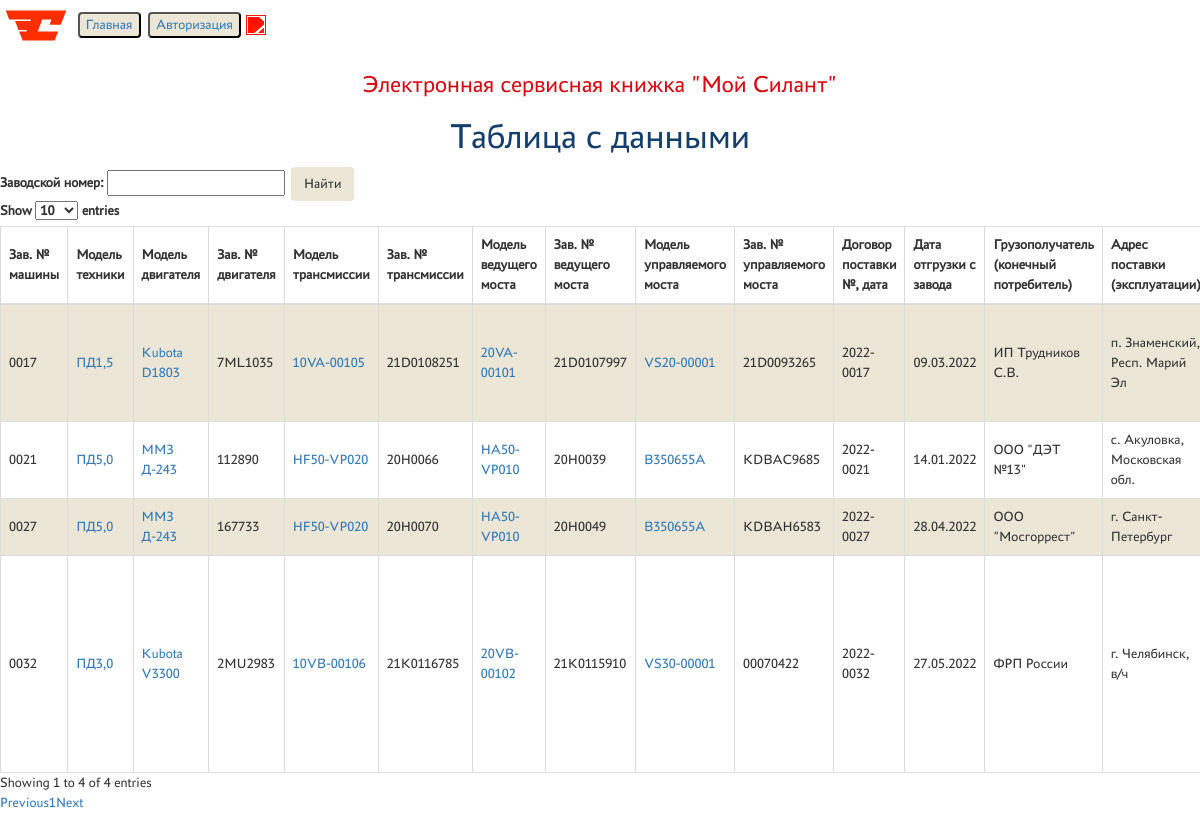
The page / on the database its author committed.
### service_portal/models.py (models this page shows, shortened)
class Vehicle(models.Model):
    vehicle_serial_number = models.CharField(max_length=255)
    vehicle_model = models.ForeignKey('DirectoryVehicleModel', on_delete=models.CASCADE)
    vehicle_engine_model = models.ForeignKey('DirectoryVehicleEngineModel', on_delete=models.CASCADE)
    vehicle_engine_serial_number = models.CharField(max_length=255)
    vehicle_transmission_model = models.ForeignKey('DirectoryVehicleTransmissionModel', on_delete=models.CASCADE)
    vehicle_transmission_serial_number = models.CharField(max_length=255)
    vehicle_live_axle_model = models.ForeignKey('DirectoryVehicleLiveAxleModel', on_delete=models.CASCADE)
    vehicle_live_axle_serial_number = models.CharField(max_length=255)
    vehicle_dead_axle_model = models.ForeignKey('DirectoryVehicleDeadAxleModel', on_delete=models.CASCADE)
    vehicle_dead_axle_serial_number = models.CharField(max_length=255)
    vehicle_invoice = models.CharField(null=True, blank=True, max_length=255)
    vehicle_shipping_date = models.DateField()
    vehicle_end_user = models.CharField(max_length=255)
    vehicle_shipping_address = models.CharField(max_length=255)
    vehicle_options = models.CharField(max_length=255)
    vehicle_client = models.ForeignKey('DirectoryClientsModel', on_delete=models.CASCADE)
    vehicle_service_provider = models.ForeignKey('DirectoryServiceProvider', on_delete=models.CASCADE)
    class Meta:
        verbose_name_plural = 'Vehicles'
        verbose_name = 'Vehicle'
        ordering = ['-vehicle_shipping_date']

class DirectoryVehicleModel(models.Model):
    directory_vehicle_model = models.CharField(max_length=255)
    directory_vehicle_model_description = models.TextField()
    def __str__(self):
        return self.directory_vehicle_model
    class Meta:
        verbose_name_plural = 'Vehicle Models'
        verbose_name = 'Vehicle Model'

class DirectoryVehicleEngineModel(models.Model):
    directory_vehicle_engine_model = models.CharField(max_length=255)
    directory_vehicle_engine_model_description = models.TextField()
    def __str__(self):
        return self.directory_vehicle_engine_model

class DirectoryVehicleTransmissionModel(models.Model):
    directory_vehicle_transmission_model = models.CharField(max_length=255)
    directory_vehicle_transmission_model_description = models.TextField()
    def __str__(self):
        return self.directory_vehicle_transmission_model

class DirectoryVehicleLiveAxleModel(models.Model):
    directory_vehicle_live_axle_model = models.CharField(max_length=255)
    directory_vehicle_live_axle_model_description = models.TextField()
    def __str__(self):
        return self.directory_vehicle_live_axle_model

class DirectoryVehicleDeadAxleModel(models.Model):
    directory_vehicle_dead_axle_model = models.CharField(max_length=255)
    directory_vehicle_dead_axle_model_description = models.TextField()
    def __str__(self):
        return self.directory_vehicle_dead_axle_model

### service_portal/views.py (the view)
# urls.py: path('', index, name='index'),
def index(request):
    form = VehicleFilterForm(request.GET)
    vehicles = Vehicle.objects.all()
    if form.is_valid():
        vehicle_serial_number = form.cleaned_data['vehicle_serial_number']
        if vehicle_serial_number:
            vehicles = vehicles.filter(vehicle_serial_number__icontains=vehicle_serial_number)
    return render(request, 'service_portal/index.html', {'vehicles': vehicles, 'form': form})

### service_portal/forms.py
class VehicleFilterForm(forms.Form):
    vehicle_serial_number = forms.CharField(label='Заводской номер', max_length=100, required=False)
    fields = ['__all__']
    def __init__(self, *args, **kwargs):
        self.instance = kwargs.pop('instance', None)
        super().__init__(*args, **kwargs)

### service_portal/models.py (called while the page is built)
    def __str__(self):
        return self.directory_clients_model

    def __str__(self):
        return self.directory_service_provider

### service_portal/templates/service_portal/index.html (shortened to what this page needs)
{% extends "layout/basic.html" %}
{% load static %}
{% load custom_filters %}
{% block nav %}
<button><a href="{% url 'index' %}">Главная</a></button>
<button><a href="{% url 'login' %}">Авторизация</a></button>
{% endblock %}
{% block content %}
<h1>Таблица с данными</h1>
    <form method="get">
        {{ form.as_table }}
        <button type="submit" class="btn btn-secondary">Найти</button>
    </form>
<table id="vehicles-table" class="display" style="width:100%">
    <thead>
        <tr>
            <th>Зав. № машины</th>
            <th>Модель техники</th>
            <th>Модель двигателя</th>
            <th>Зав. № двигателя</th>
            <th>Модель трансмиссии</th>
            <th>Зав. № трансмиссии</th>
            <th>Модель ведущего моста</th>
            <th>Зав. № ведущего моста</th>
            <th>Модель управляемого моста</th>
            <th>Зав. № управляемого моста</th>
            <th>Договор поставки №, дата</th>
            <th>Дата отгрузки с завода</th>
            <th>Грузополучатель (конечный потребитель)</th>
            <th>Адрес поставки (эксплуатации)</th>
        </tr>
    </thead>
    <tbody>
        {% for vehicle in vehicles %}
        <tr>
            <td>{{ vehicle.vehicle_serial_number }}</td>
            <td><a href="{% url 'directory_vehicle_model_view' vehicle.pk %}">{{ vehicle.vehicle_model|truncatechars:12 }}</a></td>
            <td><a href="{% url 'directory_vehicle_engine_model_view' vehicle.pk %}">{{ vehicle.vehicle_engine_model|truncatechars:12 }}</a></td>
            <td>{{ vehicle.vehicle_engine_serial_number }}</td>
            <td><a href="{% url 'directory_vehicle_transmission_model_view' vehicle.pk %}">{{ vehicle.vehicle_transmission_model|truncatechars:12 }}</a></td>
            <td>{{ vehicle.vehicle_transmission_serial_number }}</td>
            <td><a href="{% url 'directory_vehicle_live_axle_model_view' vehicle.pk %}">{{ vehicle.vehicle_live_axle_model|truncatechars:12 }}</a></td>
            <td>{{ vehicle.vehicle_live_axle_serial_number }}</td>
            <td><a href="{% url 'directory_vehicle_dead_axle_model_view' vehicle.pk %}">{{ vehicle.vehicle_dead_axle_model|truncatechars:12 }}</a></td>
            <td>{{ vehicle.vehicle_dead_axle_serial_number }}</td>
            <td>{{ vehicle.vehicle_invoice }}</td>
            <td>{{ vehicle.vehicle_shipping_date|date:"d.m.Y" }}</td>
            <td>{{ vehicle.vehicle_end_user }}</td>
            <td>{{ vehicle.vehicle_shipping_address }}</td>
        </tr>
        {% endfor %}
    </tbody>
</table>
{% endblock %}

### service_portal/templates/layout/basic.html (shortened to what this page needs)
{% load static %}
{% load custom_filters %}
<!DOCTYPE html>
<html lang="en">
<head>
    <link rel="stylesheet" href="https://maxcdn.bootstrapcdn.com/bootstrap/3.3.7/css/bootstrap.min.css">
    <link rel="stylesheet" type="text/css"
    href="{% static 'service_portal/style.css' %}">
</head>
<body>
    <nav>
        <img src="{% static 'service_portal/logo.svg' %}" alt="Logo" class="logo">
        {% block nav %}{% endblock %}
        <a href="https://t.me/chzsa21">
          <img src="https://cdn.jsdelivr.net/npm/@fortawesome/fontawesome-free@5.13.0/svgs/brands/telegram-plane.svg" height="20" width="20">
        </a>
    </nav>
    <header>
        <h3>Электронная сервисная книжка "Мой Силант"</h3>
    </header>
    <section>
        {% block content %}
        {% endblock %}
    </section>
</body>
</html>

### service_portal/static/service_portal/style.css (style rules this page uses)
header { width: 80%; margin: 0 auto; text-align: center; color: #D20A11; }
button { background-color: #EBE6D6; border-radius: 4px; margin: 0 2px; }
img { filter: invert(70%) sepia(100%) saturate(7497%) hue-rotate(357deg) brightness(105%) contrast(107%); }
table.dataTable td, table.dataTable th { border: 1px solid #ddd; padding: 8px; }
table.dataTable tbody tr:nth-child(odd) { background-color: #EBE6D6; }
body { font-family: "PT Astra Sans", sans-serif; }
.logo { width: 6vw; height: auto; color: #163E6C; color: #D20A11; color: #EBE6D6; }
h1 { text-align: center; color: #163E6C; }
th { padding: 10px; }
td { border-bottom: 1px solid #eee; padding: 10px; }

### rows shown on the page
Vehicle: vehicle_serial_number "0032", vehicle_model "ПД3,0", vehicle_engine_model "Kubota V3300", vehicle_engine_serial_number "2MU2983", vehicle_transmission_model "10VB-00106", vehicle_transmission_serial_number "21K0116785", vehicle_live_axle_model "20VB-00102", vehicle_live_axle_serial_number "21K0115910", vehicle_dead_axle_model "VS30-00001", vehicle_dead_axle_serial_number "00070422", vehicle_invoice "2022-0032", vehicle_shipping_date "27.05.2022", vehicle_end_user "ФРП России", vehicle_shipping_address "г. Челябинск, в/ч"
Vehicle: vehicle_serial_number "0027", vehicle_model "ПД5,0", vehicle_engine_model "ММЗ Д-243", vehicle_engine_serial_number "167733", vehicle_transmission_model "HF50-VP020", vehicle_transmission_serial_number "20H0070", vehicle_live_axle_model "HA50-VP010", vehicle_live_axle_serial_number "20H0049", vehicle_dead_axle_model "B350655A", vehicle_dead_axle_serial_number "KDBAH6583", vehicle_invoice "2022-0027", vehicle_shipping_date "28.04.2022", vehicle_end_user "ООО \"Мосгоррест\"", vehicle_shipping_address "г. Санкт-Петербург"
Vehicle: vehicle_serial_number "0017", vehicle_model "ПД1,5", vehicle_engine_model "Kubota D1803", vehicle_engine_serial_number "7ML1035", vehicle_transmission_model "10VA-00105", vehicle_transmission_serial_number "21D0108251", vehicle_live_axle_model "20VA-00101", vehicle_live_axle_serial_number "21D0107997", vehicle_dead_axle_model "VS20-00001", vehicle_dead_axle_serial_number "21D0093265", vehicle_invoice "2022-0017", vehicle_shipping_date "09.03.2022", vehicle_end_user "ИП Трудников С.В.", vehicle_shipping_address "п. Знаменский, Респ. Марий Эл"
Vehicle: vehicle_serial_number "0021", vehicle_model "ПД5,0", vehicle_engine_model "ММЗ Д-243", vehicle_engine_serial_number "112890", vehicle_transmission_model "HF50-VP020", vehicle_transmission_serial_number "20H0066", vehicle_live_axle_model "HA50-VP010", vehicle_live_axle_serial_number "20H0039", vehicle_dead_axle_model "B350655A", vehicle_dead_axle_serial_number "KDBAC9685", vehicle_invoice "2022-0021", vehicle_shipping_date "14.01.2022", vehicle_end_user "ООО \"ДЭТ №13\"", vehicle_shipping_address "с. Акуловка, Московская обл."
